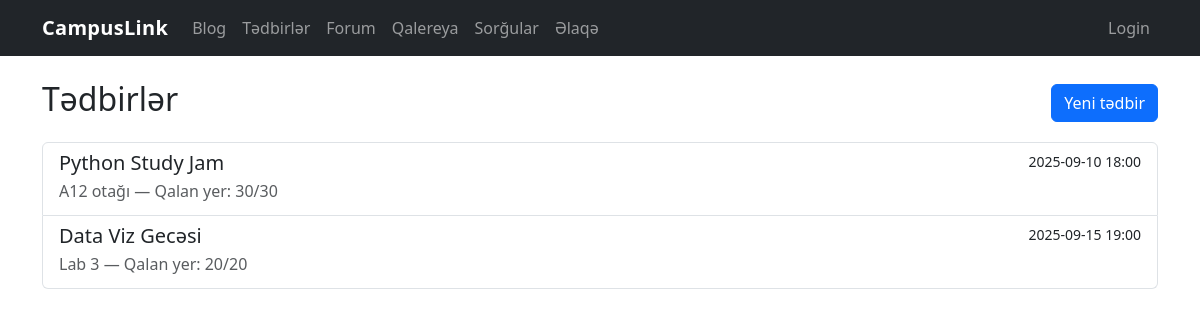
Screenshot of /events/ with the database file from the repository.
### tables this page shows
CREATE TABLE events (
            id INTEGER PRIMARY KEY AUTOINCREMENT,
            title TEXT NOT NULL,
            date TEXT NOT NULL,
            location TEXT NOT NULL,
            description TEXT NOT NULL,
            capacity INTEGER NOT NULL DEFAULT 100
        );

### events.py (the view)
@bp.route("/")
def list_events():
    db = get_db()
    cur = db.execute("SELECT * FROM events ORDER BY date ASC")
    rows = cur.fetchall()
    events = []
    for row in rows:
        e = dict_from_row(row)
        cur2 = db.execute("SELECT COUNT(*) AS c FROM event_registrations WHERE event_id = ?", (e["id"],))
        reg_count = cur2.fetchone()[0]
        e["remaining"] = max(0, e["capacity"] - reg_count)
        events.append(e)
    return render_template("events/list.html", events=events)

### database.py (called while the page is built)
def get_db():
    if "db" not in g:
        g.db = sqlite3.connect(DB_PATH)
        g.db.row_factory = sqlite3.Row
    return g.db

def dict_from_row(row):
    return {k: row[k] for k in row.keys()} if row else None

### forum.py (called while the page is built, shortened)
def _current_user_display() -> str:
    role = session.get("role") or "guest"
    if role == "admin":
        return (session.get("admin_name") or session.get("user_name") or "Admin").strip() or "Admin"
    if role == "user":
        return (session.get("user_name") or "User").strip() or "User"
    return "Guest"

@bp.app_context_processor
def _inject_forum_auth():
    return {"forum_role": session.get("role") or "guest", "forum_name": _current_user_display()}

def ensure_forum_schema() -> None:
    global _schema_ready
    if _schema_ready:
        return

@bp.before_app_request
def _forum_schema_bootstrap():
    db = get_db()
    db.execute("PRAGMA foreign_keys = ON;")
    ensure_forum_schema()

### polls.py (called while the page is built)
@bp.before_app_request
def ensure_session():
    if "voter_id" not in session:
        session["voter_id"] = secrets.token_hex(8)
    return None

### templates/events/list.html (shortened to what this page needs)
{% extends "base.html" %}
{% block content %}
  <div class="d-flex justify-content-between align-items-center mb-3">
    <h2>Tədbirlər</h2>
    <a href="{{ url_for('events.create_event') }}" class="btn btn-primary">Yeni tədbir</a>
  </div>
  <div class="list-group">
    {% for e in events %}
      <a class="list-group-item list-group-item-action" href="{{ url_for('events.detail', event_id=e['id']) }}">
        <div class="d-flex w-100 justify-content-between">
          <h5 class="mb-1">{{ e["title"] }}</h5>
          <small>{{ e["date"] }}</small>
        </div>
        <p class="mb-1 text-muted">{{ e["location"] }} — Qalan yer: {{ e["remaining"] }}/{{ e["capacity"] }}</p>
      </a>
    {% else %}
      <p>Hələ tədbir yoxdur.</p>
    {% endfor %}
  </div>
{% endblock %}

### static/style.css (style rules this page uses)
body { font-family: system-ui, -apple-system, "Segoe UI", Roboto, Ubuntu, "Helvetica Neue", Arial, "Noto Sans", "Apple Color Emoji", "Segoe UI Emoji"; }

### rows the page displays
events: title "Python Study Jam", date "2025-09-10 18:00", location "A12 otağı", remaining "30", capacity "30"
events: title "Data Viz Gecəsi", date "2025-09-15 19:00", location "Lab 3", remaining "20", capacity "20"
